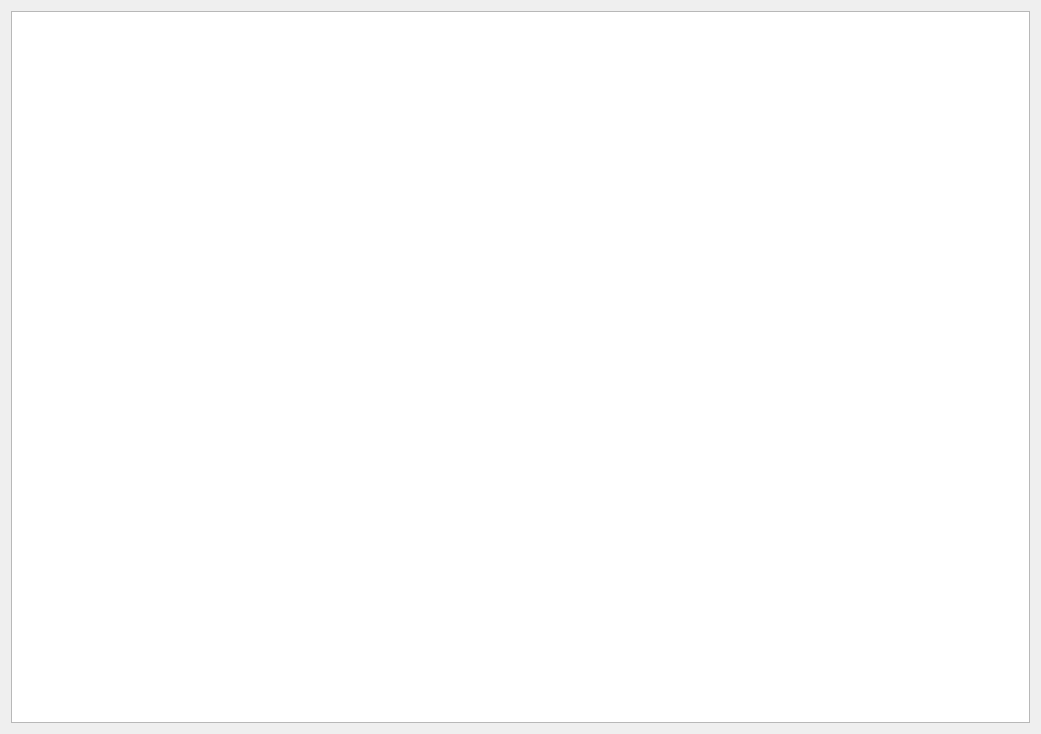
<?xml version="1.0" encoding="UTF-8"?>
<ui version="4.0">
    <class>ListViewModule</class>
    <widget class="QWidget" name="ListViewModule">
        <property name="geometry">
            <rect>
                <x>0</x>
                <y>0</y>
                <width>1041</width>
                <height>734</height>
            </rect>
        </property>
        <property name="windowTitle">
            <string>ListViewModule</string>
        </property>
        <layout class="QHBoxLayout" name="horizontalLayout">
            <item>
                <widget class="QListView" name="listView">
                    <property name="autoFillBackground">
                        <bool>false</bool>
                    </property>
                    <property name="horizontalScrollBarPolicy">
                        <enum>Qt::ScrollBarAlwaysOff</enum>
                    </property>
                    <property name="showDropIndicator" stdset="0">
                        <bool>false</bool>
                    </property>
                    <property name="alternatingRowColors">
                        <bool>true</bool>
                    </property>
                    <property name="selectionMode">
                        <enum>QAbstractItemView::ExtendedSelection</enum>
                    </property>
                    <property name="flow">
                        <enum>QListView::LeftToRight</enum>
                    </property>
                    <property name="isWrapping" stdset="0">
                        <bool>true</bool>
                    </property>
                    <property name="resizeMode">
                        <enum>QListView::Adjust</enum>
                    </property>
                    <property name="selectionRectVisible">
                        <bool>true</bool>
                    </property>
                </widget>
            </item>
        </layout>
    </widget>
    <resources/>
    <connections/>
</ui>
